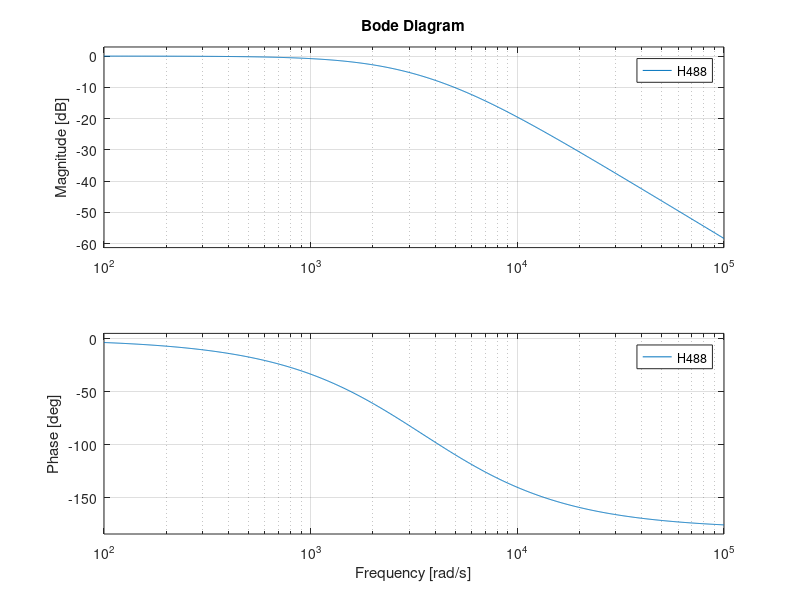

Write the MATLAB code that produced this figure. (Note: this script raises an error after producing the figure.)
function analog_device_gyro_filter_simulate()
%http://www.analog.com/library/analogDialogue/archives/46-07/MEMS_stabilization.pdf

Fmax = 9840/2; % one-half of the sample rate
w = zeros(Fmax,1); 
for f = 1:Fmax
 w(f) = 2*pi*f;
end
p1 = 404; % pole location = 404Hz
p2 = 757; % pole location = 757Hz
NUM1 = 2*pi*p1;
DEN1 = [1 2*pi*p1];
NUM2 = 2*pi*p2;
DEN2 = [1 2*pi*p2];
H1 = tf(NUM1,DEN1); % transfer function for first pole
H2 = tf(NUM2,DEN2); % transfer function for second pole
H488 = H1 * H2; % transfer function for 2-pole filter
bode(H488); 
[maga,phasea] = bode(H488,w);
for f = 1:Fmax
 Mag488(f) = maga(1,1,f);
 Phase488(f) = phasea(1,1,f);
end
% subplot(2,1,1); 
% plot(Mag488); 
% title('magnitude'); 
% 
% subplot(2,1,2); 
% plot(Phase488); 
% title('phase'); 